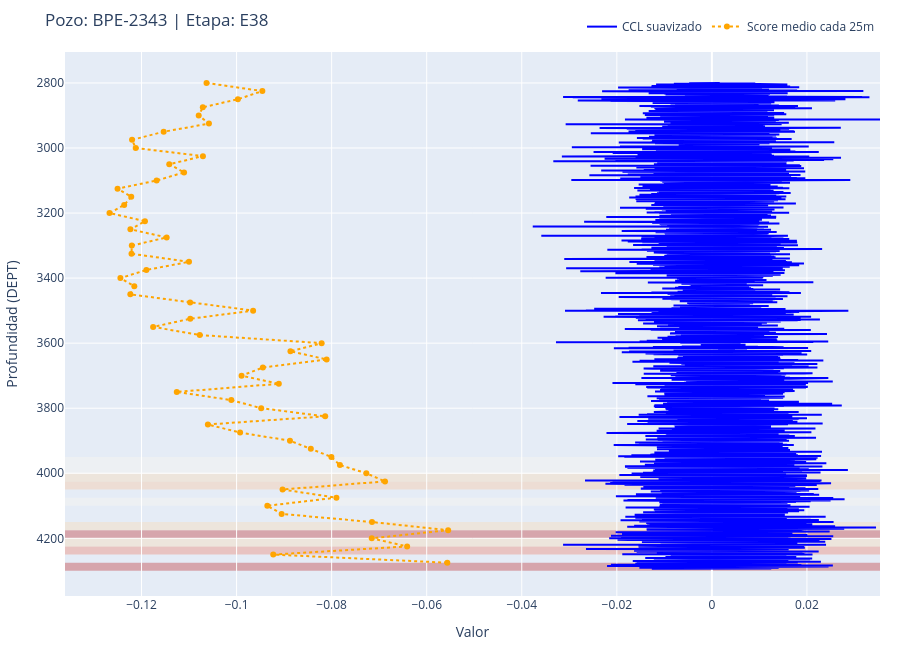

The cell this chart's notebook holds for it:
### Code cell
plot_etapa(df, selector_pozo.value, selector_etapa.value)

### Figure 1 — Plotly figure (JSON) as saved in the notebook; plotly's stock layout.template omitted (floating-point values rounded to 4 significant figures; data arrays with more than 128 entries replaced by an {"elided": "..."} marker saying what was removed)
{"data": [{"line": {"color": "blue", "width": 2}, "mode": "lines", "name": "CCL suavizado", "type": "scatter", "x": {"elided": "28617 float values"}, "y": {"elided": "28617 float values"}}, {"line": {"color": "orange", "dash": "dot", "width": 2}, "marker": {"size": 6}, "mode": "lines+markers", "name": "Score medio cada 25m", "type": "scatter", "x": [-0.1063, -0.09458, -0.09973, -0.1071, -0.108, -0.1058, -0.1153, -0.122, -0.1212, -0.1071, -0.1142, -0.1111, -0.1168, -0.125, -0.1222, -0.1237, -0.1267, -0.1193, -0.1223, -0.1147, -0.122, -0.1221, -0.11, -0.119, -0.1244, -0.1215, -0.1224, -0.1098, -0.09653, -0.1098, -0.1176, -0.1077, -0.08211, -0.08867, -0.08106, -0.09447, -0.09895, -0.09111, -0.1126, -0.1011, -0.09482, -0.08136, -0.106, -0.09926, -0.08877, -0.08438, -0.08005, -0.07826, -0.07271, -0.06877, -0.09033, -0.079, -0.09353, -0.09052, -0.0715, -0.05549, -0.07156, -0.06412, -0.09229, -0.05566], "y": [2800, 2825, 2850, 2875, 2900, 2925, 2950, 2975, 3000, 3025, 3050, 3075, 3100, 3125, 3150, 3175, 3200, 3225, 3250, 3275, 3300, 3325, 3350, 3375, 3400, 3425, 3450, 3475, 3500, 3525, 3550, 3575, 3600, 3625, 3650, 3675, 3700, 3725, 3750, 3775, 3800, 3825, 3850, 3875, 3900, 3925, 3950, 3975, 4000, 4025, 4050, 4075, 4100, 4125, 4150, 4175, 4200, 4225, 4250, 4275]}], "layout": {"height": 650, "legend": {"orientation": "h", "x": 1, "xanchor": "right", "y": 1.02, "yanchor": "bottom"}, "margin": {"b": 20, "l": 20, "r": 20, "t": 40}, "shapes": [{"fillcolor": "rgb(179,0,0)", "layer": "below", "line": {"width": 0}, "opacity": 0.3, "type": "rect", "x0": 0, "x1": 1, "xref": "paper", "y0": 4175, "y1": 4200, "yref": "y"}, {"fillcolor": "rgb(179,0,0)", "layer": "below", "line": {"width": 0}, "opacity": 0.3, "type": "rect", "x0": 0, "x1": 1, "xref": "paper", "y0": 4275, "y1": 4300, "yref": "y"}, {"fillcolor": "rgb(239,101,72)", "layer": "below", "line": {"width": 0}, "opacity": 0.3, "type": "rect", "x0": 0, "x1": 1, "xref": "paper", "y0": 4225, "y1": 4250, "yref": "y"}, {"fillcolor": "rgb(253,187,132)", "layer": "below", "line": {"width": 0}, "opacity": 0.3, "type": "rect", "x0": 0, "x1": 1, "xref": "paper", "y0": 4025, "y1": 4050, "yref": "y"}, {"fillcolor": "rgb(253,212,158)", "layer": "below", "line": {"width": 0}, "opacity": 0.3, "type": "rect", "x0": 0, "x1": 1, "xref": "paper", "y0": 4150, "y1": 4175, "yref": "y"}, {"fillcolor": "rgb(253,212,158)", "layer": "below", "line": {"width": 0}, "opacity": 0.3, "type": "rect", "x0": 0, "x1": 1, "xref": "paper", "y0": 4200, "y1": 4225, "yref": "y"}, {"fillcolor": "rgb(253,212,158)", "layer": "below", "line": {"width": 0}, "opacity": 0.3, "type": "rect", "x0": 0, "x1": 1, "xref": "paper", "y0": 4000, "y1": 4025, "yref": "y"}, {"fillcolor": "rgb(255,247,236)", "layer": "below", "line": {"width": 0}, "opacity": 0.3, "type": "rect", "x0": 0, "x1": 1, "xref": "paper", "y0": 3975, "y1": 4000, "yref": "y"}, {"fillcolor": "rgb(255,247,236)", "layer": "below", "line": {"width": 0}, "opacity": 0.3, "type": "rect", "x0": 0, "x1": 1, "xref": "paper", "y0": 4075, "y1": 4100, "yref": "y"}, {"fillcolor": "rgb(255,247,236)", "layer": "below", "line": {"width": 0}, "opacity": 0.3, "type": "rect", "x0": 0, "x1": 1, "xref": "paper", "y0": 3950, "y1": 3975, "yref": "y"}], "title": {"text": "Pozo: BPE-2343 | Etapa: E38"}, "xaxis": {"title": {"text": "Valor"}}, "yaxis": {"autorange": "reversed", "title": {"text": "Profundidad (DEPT)"}}}}
